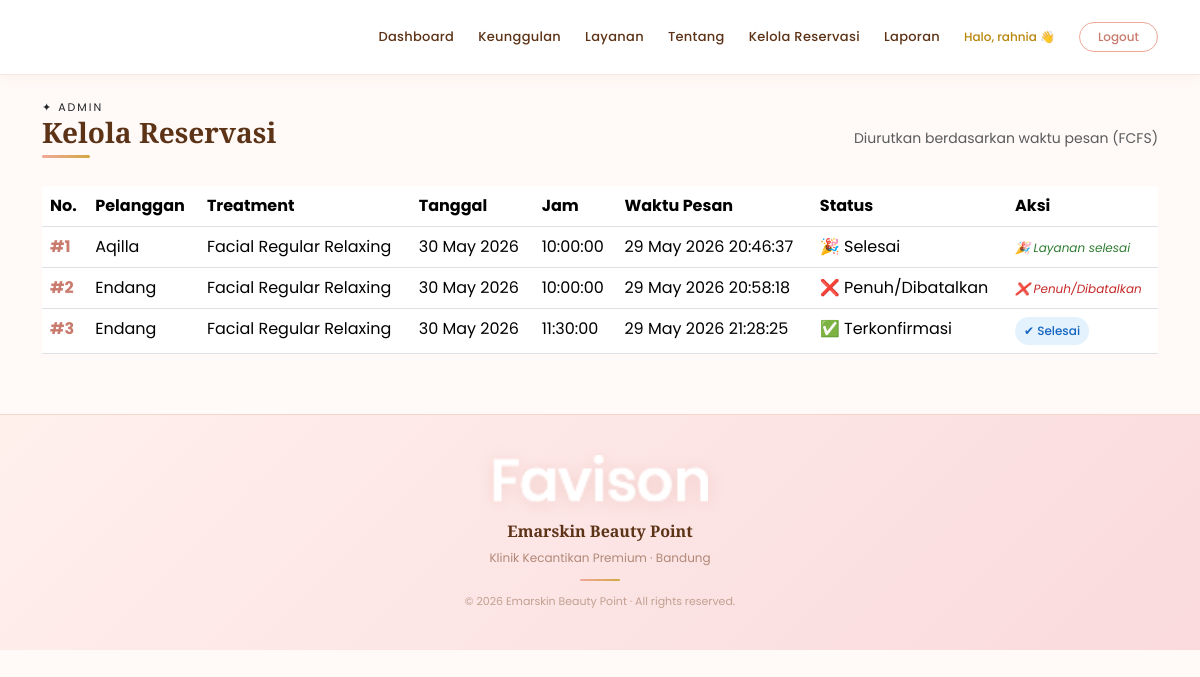
Before: /admin-panel/reservasi/ (signed in) with the older database file.
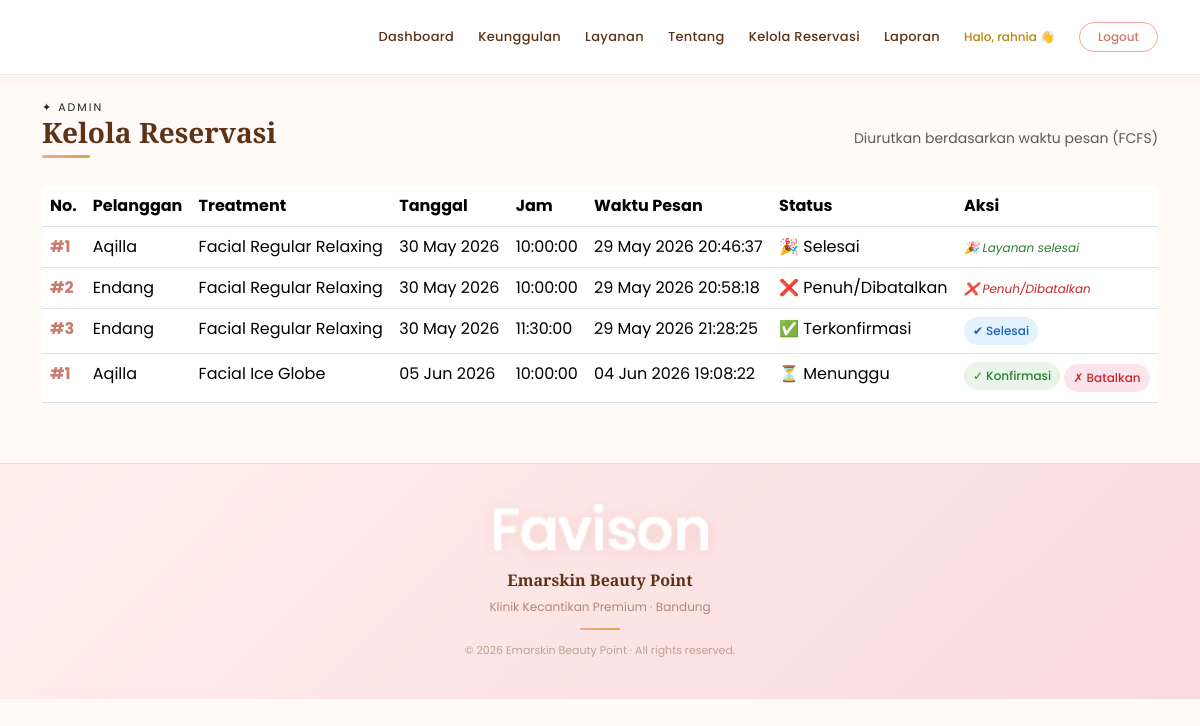
After: the same page with the newer database file.
### reservasi/models.py (models this page shows, shortened)
class Reservasi(models.Model):
    STATUS_CHOICES = [
        ('menunggu', 'Menunggu'),
        ('terkonfirmasi', 'Terkonfirmasi'),
        ('selesai', 'Selesai'),
        ('dibatalkan', 'Dibatalkan'),
    ]
    pelanggan = models.ForeignKey(Pelanggan, on_delete=models.CASCADE)
    treatment = models.ForeignKey(Treatment, on_delete=models.CASCADE)
    tanggal_reservasi = models.DateField()
    jam_reservasi = models.TimeField()
    waktu_pesan = models.DateTimeField(auto_now_add=True)
    status_reservasi = models.CharField(
        max_length=20, choices=STATUS_CHOICES, default='menunggu'
    )
    nomor_antrian = models.IntegerField(null=True, blank=True)
    class Meta:
        ordering = ['waktu_pesan']

class Pelanggan(models.Model):
    user = models.OneToOneField(User, on_delete=models.CASCADE)
    nama = models.CharField(max_length=100)
    no_telepon = models.CharField(max_length=20)
    alamat = models.TextField()

class Treatment(models.Model):
    nama_treatment = models.CharField(max_length=100)
    deskripsi = models.TextField()
    durasi = models.IntegerField(help_text="Durasi dalam menit")
    harga = models.DecimalField(max_digits=10, decimal_places=0)
    gambar = models.ImageField(
        upload_to='treatments/',
        blank=True,
        null=True
    )

### reservasi/views.py (the view)
# urls.py: path('admin-panel/reservasi/', views.kelola_reservasi, name='kelola_reservasi'),
@login_required
@user_passes_test(is_admin)
def kelola_reservasi(request):
    reservasis = Reservasi.objects.all().order_by('waktu_pesan')
    return render(request, 'reservasi/admin_panel/kelola_reservasi.html', {
        'reservasis': reservasis
    })

### reservasi/views.py (called while the page is built)
def is_admin(user):
    return user.is_staff

### reservasi/templates/reservasi/admin_panel/kelola_reservasi.html (shortened to what this page needs)
{% extends 'reservasi/base.html' %}
{% block content %}
<div class="d-flex justify-content-between align-items-center mb-2">
  <div>
    <p class="page-subtitle text-uppercase mb-0" style="letter-spacing:2px; font-size:11px;">✦ Admin</p>
    <h3 class="page-title mb-0">Kelola Reservasi</h3>
    <div class="divider-peach"></div>
  </div>
  <span class="text-muted small">Diurutkan berdasarkan waktu pesan (FCFS)</span>
</div>
<div class="card-emarskin overflow-hidden">
  <table class="table table-emarskin mb-0">
    <thead>
      <tr>
        <th>No.</th>
        <th>Pelanggan</th>
        <th>Treatment</th>
        <th>Tanggal</th>
        <th>Jam</th>
        <th>Waktu Pesan</th>
        <th>Status</th>
        <th>Aksi</th>
      </tr>
    </thead>
    <tbody>
      {% for r in reservasis %}
      <tr>
        <td class="fw-bold" style="color:var(--peach-deep);">#{{ r.nomor_antrian }}</td>
        <td>{{ r.pelanggan.nama }}</td>
        <td>{{ r.treatment.nama_treatment }}</td>
        <td>{{ r.tanggal_reservasi|date:"d M Y" }}</td>
        <td>{{ r.jam_reservasi|time:"H:i:s" }}</td>
        <td>{{ r.waktu_pesan|date:"d M Y H:i:s" }}</td>
        <td>
          <span class="status-{{ r.status_reservasi }}">
            {% if r.status_reservasi == 'menunggu' %}⏳ Menunggu
            {% elif r.status_reservasi == 'terkonfirmasi' %}✅ Terkonfirmasi
            {% elif r.status_reservasi == 'selesai' %}🎉 Selesai
            {% elif r.status_reservasi == 'dibatalkan' %}❌ Penuh/Dibatalkan
            {% endif %}
          </span>
        </td>
        <td>
          {% if r.status_reservasi == 'menunggu' %}
            <a href="{% url 'konfirmasi_reservasi' r.pk %}"
               class="btn btn-sm mb-1"
               style="background:#e8f5e9; color:#2e7d32; border-radius:20px; font-size:12px; font-weight:500;"
               onclick="return confirm('Konfirmasi reservasi #{{ r.nomor_antrian }}?')">
              ✓ Konfirmasi
            </a>
            <a href="{% url 'batalkan_reservasi' r.pk %}"
               class="btn btn-sm"
               style="background:#fce4ec; color:#c62828; border-radius:20px; font-size:12px; font-weight:500;"
               onclick="return confirm('Batalkan reservasi ini?')">
              ✗ Batalkan
            </a>
          {% elif r.status_reservasi == 'terkonfirmasi' %}
            <a href="{% url 'selesai_reservasi' r.pk %}"
               class="btn btn-sm"
               style="background:#e3f2fd; color:#1565c0; border-radius:20px; font-size:12px; font-weight:500;"
               onclick="return confirm('Tandai selesai?')">
              ✔ Selesai
            </a>
          {% elif r.status_reservasi == 'dibatalkan' %}
            <span style="color:#c62828; font-size:12px; font-style:italic;">❌ Penuh/Dibatalkan</span>
          {% elif r.status_reservasi == 'selesai' %}
            <span style="color:#2e7d32; font-size:12px; font-style:italic;">🎉 Layanan selesai</span>
          {% endif %}
        </td>
      </tr>
      {% empty %}
      <tr>
        <td colspan="8" class="text-center py-4" style="color:#a08070;">🌸 Belum ada data reservasi</td>
      </tr>
      {% endfor %}
    </tbody>
  </table>
</div>
{% endblock %}

Changed rows visible on the page:
added Reservasi: nomor_antrian "1", pelanggan.nama "Aqilla", treatment.nama_treatment "Facial Ice Globe", tanggal_reservasi "05 Jun 2026", jam_reservasi "10:00:00", waktu_pesan "04 Jun 2026 19:08:22", status_reservasi "⏳ Menunggu"
